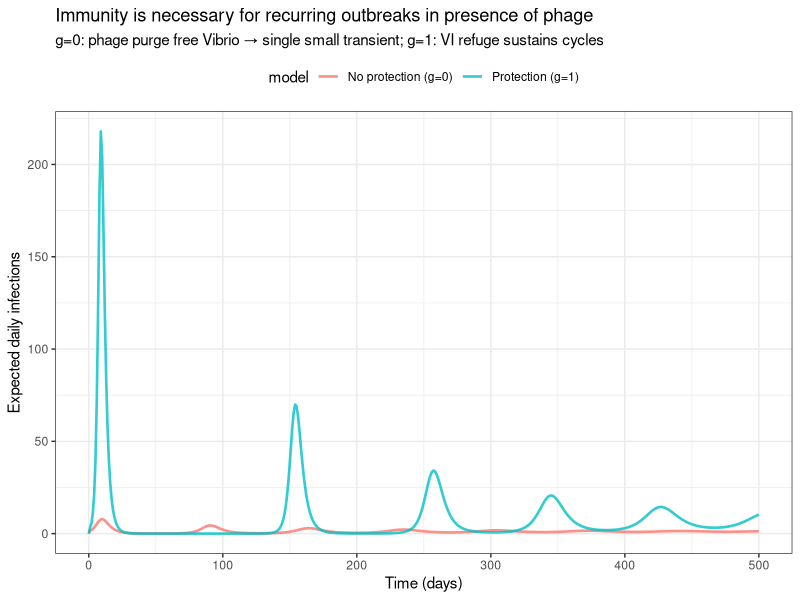

Reproduce this figure in R.
# model_protection.R
# Two tiny models (No-Protection vs Protection) + B1 (time series) + B2 (robustness bars)

suppressPackageStartupMessages({
    library(deSolve)
    library(tidyverse)
    library(patchwork)
})

# -------------------- Output helper --------------------
expected_daily <- function(sim_df) {
    p  <- attr(sim_df, "params")
    df <- as_tibble(sim_df) %>% mutate(across(everything(), as.numeric))
    Veff     <- df$VF + df$VI + p[["theta"]]*df$VZ
    lambda_H <- p[["beta"]] * Veff
    tibble(time = df$time, daily = lambda_H * df$S)
}

# -------------------- Core ODEs --------------------
rhs_factory <- function() {
    function(t, y, p) {
        with(as.list(c(y, p)), {

            # Human compartments
            N <- S + I + R
            Veff <- VF + VI + theta*VZ # effective vibrio population size
            lambda_H <- beta * Veff # type I response

            dS <- b*N + omega*R - delta*S - lambda_H*S
            dI <- lambda_H*S - (gamma + delta_I + delta)*I
            dR <- gamma*I - (omega + delta)*R

            # Free Vibrio
            dVF <- sigma*I + kappa*VI - lambda*VF*Z0 - mu*VF*P - delta_V*VF

            # Zooplankton associated Vibrio
            dVZ <- lambda*VF*Z0 - epsilon*VZ*Z0 - delta_V*VZ

            # Immune Vibrio (rho = detachment fraction, g = immunity)
            dVI <- epsilon*VZ - kappa*VI - (1-g)*mu*VI*P - delta_V*VI

            # Phage
            dP <- tau*mu*(VF + (1-g)*VI)*P - delta_P*P

            list(c(dS, dI, dR, dVF, dVZ, dVI, dP))
        })
    }
}

# -------------------- Simulation --------------------
simulate_min <- function(times = 0:500, params = list(), init = list()) {
    p <- modifyList(list(
        # demographics (kept neutral for clarity)
        #b=6.85e-5, delta=3.8e-5, omega=1e-4,
        b=0, delta=0, omega=0,
        # infection
        theta=0,                # VZ does not directly infect here
        beta=1.2e-7,
        gamma=0.6,
        delta_I=0.05,
        # Vibrio & phage
        sigma=50, delta_V=0.2,
        mu=8e-5, tau=200, delta_P=0.02,  # strong phage pressure: key for contrast
        # Z coupling
        lambda=20,
        Z0=1,
        epsilon=1,            # moderate release: too small → very slow; too big → washed out
        # protection strength & window
        g=1,                    # immunity strength (1=full, 0=none)
        kappa=.1               # VI → VF return (~1/day; shorter if you want faster cycles)
    ), params)

    p <- unlist(p)   # <-- key step: force numerics

    y0 <- modifyList(list(
        S=1e6, I=0, R=0,
        VF=0, VZ=1e2, VI=0, P=4e5
    ), init)

    y <- unlist(y0)

    rhs <- rhs_factory()
    out <- ode(y=y, times=times, func=rhs, parms=p, method="lsoda") %>%
        as_tibble() %>%
        mutate(across(everything(), as.numeric))
    attr(out, "params") <- p
    out
}



# -------------------- Run scenarios --------------------
times = 0:500
mu = 1e-5
sim_no  <- simulate_min(times=times, params = list(mu=mu, g=0))
sim_yes <- simulate_min(times=times, params = list(mu=mu, g=1, kappa=log(2)/(5/24)))

# bind_rows(
#     sim_no  %>% mutate(model="No protection"),
#     sim_yes %>% mutate(model="Protection")
# ) %>%
#     pivot_longer(-c(model, time)) %>%
#     mutate(name = factor(name, c("S", "I", "R", "VF", "VI", "VZ", "P"))) %>%
#     ggplot() +
#     geom_line(aes(time, value, color=model)) +
#     facet_wrap(~name, scales = "free_y") +
#     coord_cartesian(clip = "off") +
#     theme_bw() +
#     theme() +
#     guides() +
#     labs()

# (A) Daily infections (main panel)
bind_rows(
    expected_daily(sim_no)  |> mutate(model="No protection (g=0)"),
    expected_daily(sim_yes) |> mutate(model="Protection (g=1)")
) |>
    ggplot(aes(time, daily, color=model)) +
    geom_line(linewidth=0.9, alpha = .8) +
    scale_y_continuous(labels=scales::comma) +
    labs(x="Time (days)", y="Expected daily infections",
         title="Immunity is necessary for recurring outbreaks in presence of phage",
         subtitle="g=0: phage purge free Vibrio → single small transient; g=1: VI refuge sustains cycles") +
    theme_bw() + theme(legend.position="top")
